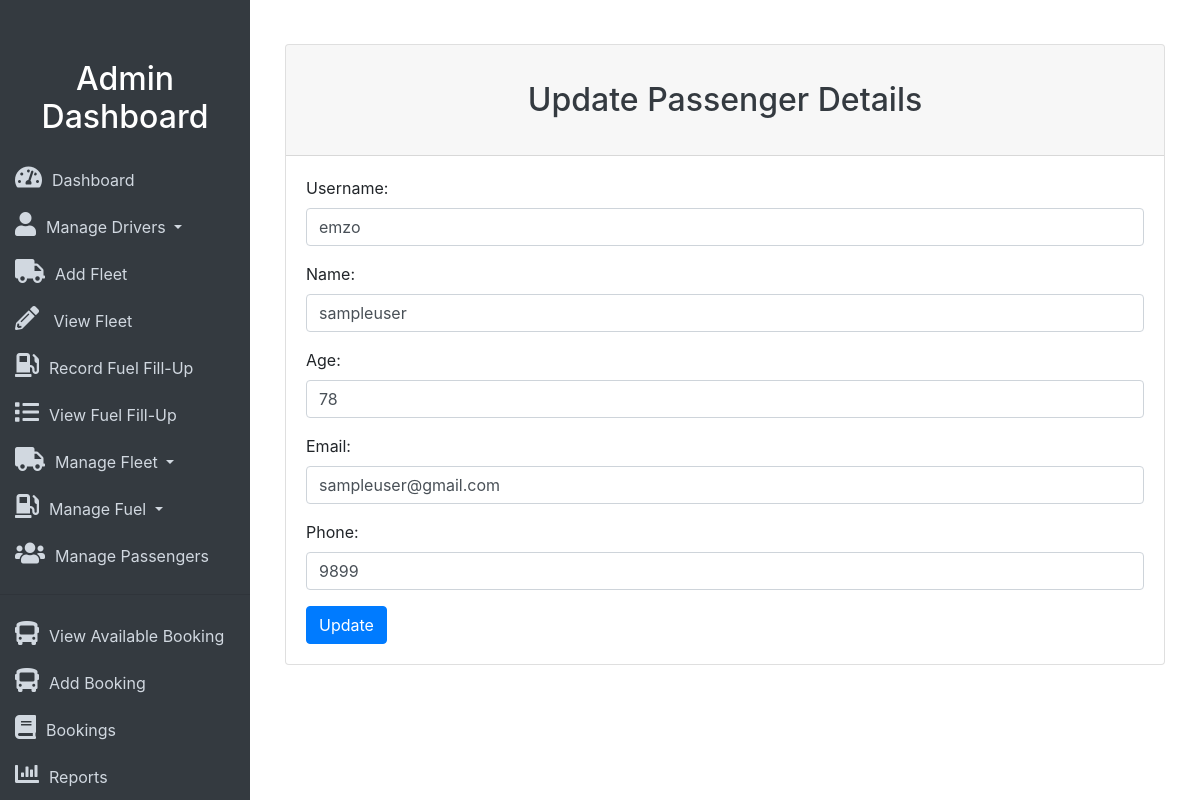
/admin/update_passenger.php?id=1 (signed in), run on the app's committed database.
### tables this page shows
CREATE TABLE `passenger` (
  `PassengerID` int(11) NOT NULL,
  `Username` varchar(50) NOT NULL,
  `Password` varchar(100) NOT NULL,
  `Name` varchar(100) NOT NULL,
  `Age` int(11) DEFAULT NULL,
  `Email` varchar(100) DEFAULT NULL,
  `Phone` varchar(20) DEFAULT NULL,
  `UserType` enum('admin','passenger') NOT NULL DEFAULT 'passenger'
);

### admin/update_passenger.php (the view, shortened to what this page needs)
<?php
include 'db_connect.php';
if (isset($_GET['id']) && !empty($_GET['id'])) {
    $passenger_id = $_GET['id'];
    $sql = "SELECT * FROM Passenger WHERE PassengerID = ?";
    $stmt = $conn->prepare($sql);
    $stmt->bind_param("i", $passenger_id);
    $stmt->execute();
    $result = $stmt->get_result();
    if ($result->num_rows > 0) {
        $passenger = $result->fetch_assoc();
    } else {
        echo "Passenger not found.";
        exit();
    }
} else {
    echo "Passenger ID not provided.";
    exit();
}
?>
<!DOCTYPE html>
<html lang="en">
<head>
    <link rel="stylesheet" href="https://stackpath.bootstrapcdn.com/bootstrap/4.5.2/css/bootstrap.min.css">
    <link rel="stylesheet" href="https://cdnjs.cloudflare.com/ajax/libs/font-awesome/5.15.4/css/all.min.css">
    <link rel="stylesheet" href="css/style.css">
</head>
<body>
    <div class="sidebar">
        <h2>Admin Dashboard</h2>
        <a href="admindashboard.php"><i class="fas fa-tachometer-alt icon"></i>Dashboard</a>
        <div class="dropdown">
            <a href="#" class="dropdown-toggle" id="manageDriversDropdown" data-toggle="dropdown" aria-haspopup="true" aria-expanded="false">
                <i class="fas fa-user icon"></i>Manage Drivers
            </a>
        </div>
        <a href="add_vehicle.php"><i class="fas fa-truck icon"></i>Add Fleet</a>
        <a href="view_vehicle.php"><i class="fas fa-pencil-alt icon"></i> View Fleet</a>
          <a href="addfuel.php"><i class="fas fa-gas-pump icon"></i>Record Fuel Fill-Up</a>
          <a href="view_fuel_refill.php"><i class="fas fa-list icon"></i>View Fuel Fill-Up</a>  <div class="dropdown">
        <a href="#" class="dropdown-toggle" id="manageFleetDropdown" data-toggle="dropdown" aria-haspopup="true" aria-expanded="false">
    <i class="fas fa-truck icon"></i>Manage Fleet
</a>
</div>
<div class="dropdown">
<a href="#" class="dropdown-toggle" id="manageFuelDropdown" data-toggle="dropdown" aria-haspopup="true" aria-expanded="false">
    <i class="fas fa-gas-pump icon"></i>Manage Fuel
</a>
</div>
        <a href="adminmanagepas.php"><i class="fas fa-users icon"></i>Manage Passengers</a>
        <hr>
        <a href="Viewavailabletrips.php"><i class="fas fa-bus icon"></i>View Available Booking</a>
        <a href="add_booking.php"><i class="fas fa-bus icon"></i>Add Booking</a>
        <a href="adminviewbook.php"><i class="fas fa-book icon"></i>Bookings</a>
        <a href="reports.php"><i class="fas fa-chart-bar icon"></i>Reports</a>
    </div>
    <div class="content">
    <div class="container mt-4">
    <div class="card">
        <div class="card-header">
            <h2 class="text-center my-4">Update Passenger Details</h2>
        </div>
        <div class="card-body">
            <form action="<?php echo htmlspecialchars($_SERVER["PHP_SELF"]) . '?id=' . $passenger_id; ?>" method="post">
                <div class="form-group">
                    <label for="username">Username:</label>
                    <input type="text" class="form-control" id="username" name="username" value="<?php echo $passenger['Username']; ?>" required>
                </div>
                <div class="form-group">
                    <label for="name">Name:</label>
                    <input type="text" class="form-control" id="name" name="name" value="<?php echo $passenger['Name']; ?>" required>
                </div>
                <div class="form-group">
                    <label for="age">Age:</label>
                    <input type="number" class="form-control" id="age" name="age" value="<?php echo $passenger['Age']; ?>" required>
                </div>
                <div class="form-group">
                    <label for="email">Email:</label>
                    <input type="email" class="form-control" id="email" name="email" value="<?php echo $passenger['Email']; ?>">
                </div>
                <div class="form-group">
                    <label for="phone">Phone:</label>
                    <input type="text" class="form-control" id="phone" name="phone" value="<?php echo $passenger['Phone']; ?>">
                </div>
                <button type="submit" class="btn btn-primary">Update</button>
            </form>
        </div>
    </div>
</div>
</body>
</html>

### admin/css/style.css (style rules this page uses)
.sidebar { height: 100%; width: 250px; position: fixed; top: 0; left: 0; background-color: #343a40; padding-top: 50px; overflow-y: auto; }
.sidebar h2 { color: #fff; padding: 10px 0; text-align: center; }
.sidebar a { padding: 10px 15px; text-decoration: none; display: block; color: #d1d8e0; transition: background-color 0.3s; }
.content { margin-left: 250px; padding: 20px; transition: margin-left 0.3s; }
.icon { font-size: 24px; margin-right: 10px; }
h2 { color: #343a40; margin-top: 0; }
@media screen and (min-width: 768px) { .sidebar { left: 0; } }
@media screen and (min-width: 768px) { .content { margin-left: 250px; } }

### data on the page
passenger: username "emzo", name "sampleuser", age "78", email "sampleuser@gmail.com", phone "9899"
